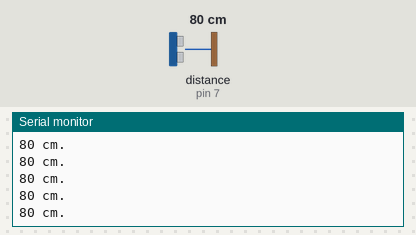
Recording of a sketch running on a simulated Arduino Uno, built with avr-gcc and run on an emulated ATmega328P. On the bench: the last lines printed to the serial monitor. Wiring (inferred from the names in the program): ultrasonic range finder: trigger pin 8; echo pin 7. The test bench sets the inputs (shaded band); at power-on: distance to the obstacle (sensor on pin 7) 80 cm. The echo pulse lasts 58.3 µs per cm.

Above: at 1.5 s.
1.6 s: distance to the obstacle (sensor on pin 7) set to 120 cm
At 1.69 s:
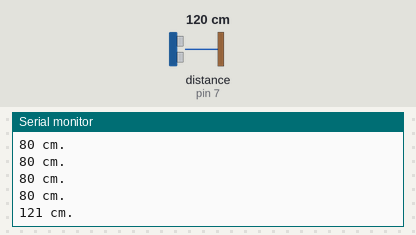
4.6 s: distance to the obstacle (sensor on pin 7) set to 2 cm
At 4.6 s:
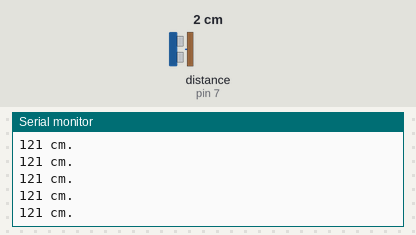
Timing chart, 0 to 7.6 s (numbered marks = the images above; inputs shaded):
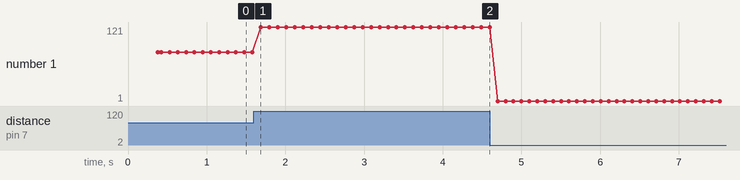

Measured:
- after the input at 1.6 s, the serial monitor: prints a new line after 0.09 s (image 1)
- plotted number 1: 80 → 121 after the input at 1.6 s, 121 → 1 after the input at 4.6 s

The sketch:

Arduino_UNO_ULTRASONIC_HC-SR04.ino
```cpp
/***********************************************************************
 * Project      :     Arduino_UNO_ULTRASONIC_HC-SR04
 * Description  :     Ultrasonic sensor test
 * Author       :     Tenergy Innovation Co., Ltd.
 * Date         :     14 Nov 2018
 * Revision     :     1.0
 * Rev1.0       :     Original
 * Facebook     :     https://www.facebook.com/tenergy.innovation
 * Email        :     tenergy.innovation@gmail.com
 * TEL          :     +6689-140-7205
 ***********************************************************************/

/**************************************/
/*           GPIO define              */
/**************************************/
#define ULTRA_TRIG_PIN      8
#define ULTRA_ECHO_PIN      7

 /***********************************************************************
 * FUNCTION:    setup
 * DESCRIPTION: setup process
 * PARAMETERS:  nothing
 * RETURNED:    nothing
 ***********************************************************************/
void setup() {
  // put your setup code here, to run once:
  pinMode(ULTRA_TRIG_PIN, OUTPUT);
  pinMode(ULTRA_ECHO_PIN, INPUT);

 Serial.begin(9600);
  Serial.println("************************************************");
  Serial.println("Project      :  Arduino_UNO_ULTRASONIC_HC-SR04");
  Serial.println("Author       :  Tenergy Innovation Co., Ltd.");
  Serial.println("Date         :  14 Nov 2018");
  Serial.println("Facebook     :  https://www.facebook.com/tenergy.innovation");
  Serial.println("Email        :  tenergy.innovation@gmail.com");
  Serial.println("TEL          :  +6689-140-7205");
  Serial.println("************************************************");

}


 /***********************************************************************
 * FUNCTION:    loop
 * DESCRIPTION: loop process
 * PARAMETERS:  nothing
 * RETURNED:    nothing
 ***********************************************************************/
void loop() {
  digitalWrite(ULTRA_TRIG_PIN, LOW);
  delayMicroseconds(5);
  digitalWrite(ULTRA_TRIG_PIN, HIGH);
  delayMicroseconds(10);
  digitalWrite(ULTRA_TRIG_PIN, LOW);
  unsigned int PulseWidth = pulseIn(ULTRA_ECHO_PIN, HIGH);
  unsigned int distance = PulseWidth * 0.0173681;

//  Serial.print("Distance is ");
  Serial.print(distance);
  Serial.println(" cm.");
  delay(100);
}
```
